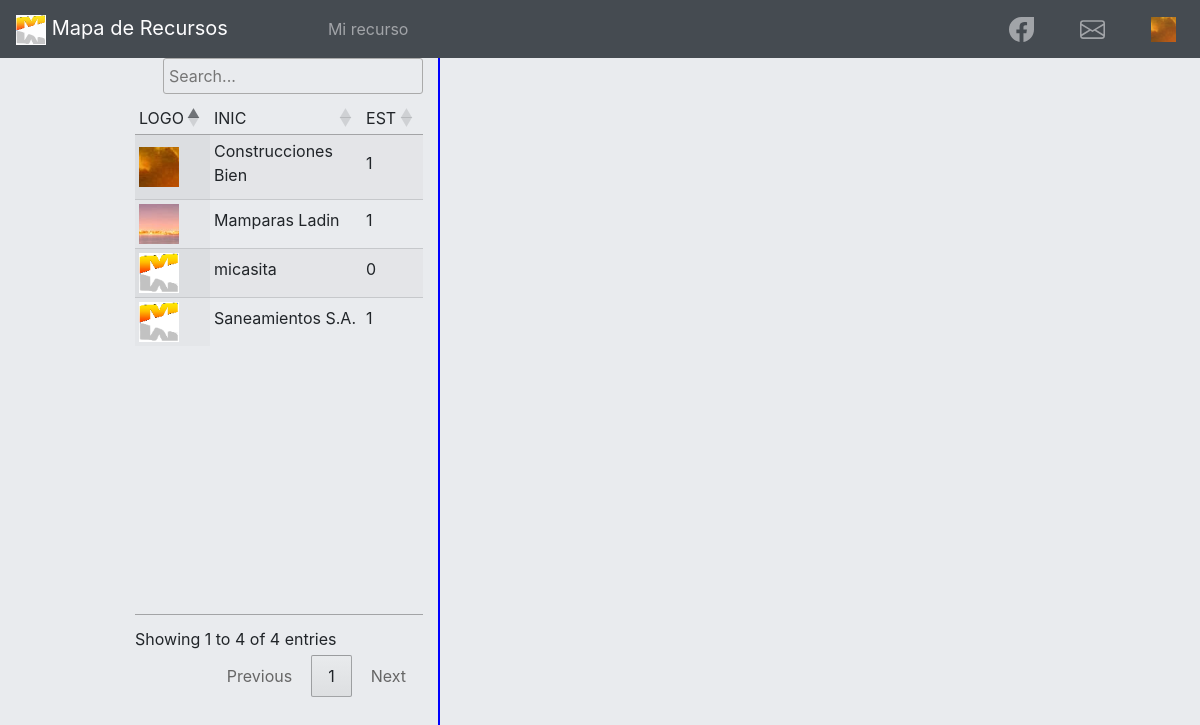
/vistas/gestion.php (signed in), run on the app's committed database.
### tables this page shows
CREATE TABLE `recursos` (
  `id_rec` int(5) NOT NULL,
  `email_rec` varchar(35) NOT NULL,
  `pass_rec` varchar(20) NOT NULL,
  `nom_rec` varchar(30) NOT NULL,
  `tipo_rec` varchar(35) NOT NULL,
  `web_rec` varchar(35) NOT NULL,
  `tel_rec` int(9) NOT NULL,
  `cont_rec` varchar(30) NOT NULL,
  `desc_rec` text NOT NULL,
  `estado_rec` tinyint(1) NOT NULL
);

### controladores/tabla_gestion.php (the view, shortened to what this page needs)
<?php
include("conexion_bd.php");
$lista = $con->query("SELECT * FROM recursos");
while($row= $lista->fetch_array()){
	echo'
	<tr>
		<td><img height="40px" width="40px" src="../usuarios/'.$row["id_rec"].'/logo.png" id="'.$row["id_rec"].'" onclick="mostrar_recurso(this.id)" value="'.$row["nom_rec"].'" ></img>
		</td>
		<td><label>'.$row["nom_rec"].'</label></td>
		<td><label>'.$row["estado_rec"].'</label></td>
	</tr>
	';
}
?>

### vistas/css/recurso.css (style rules this page uses)
body { background-color: #e9ebee; }

### data on the page
recursos: shows a picture, nom_rec "Construcciones Bien", estado_rec "1"
recursos: shows a picture, nom_rec "Mamparas Ladin", estado_rec "1"
recursos: nom_rec "micasita", estado_rec "0"
recursos: nom_rec "Saneamientos S.A.", estado_rec "1"
